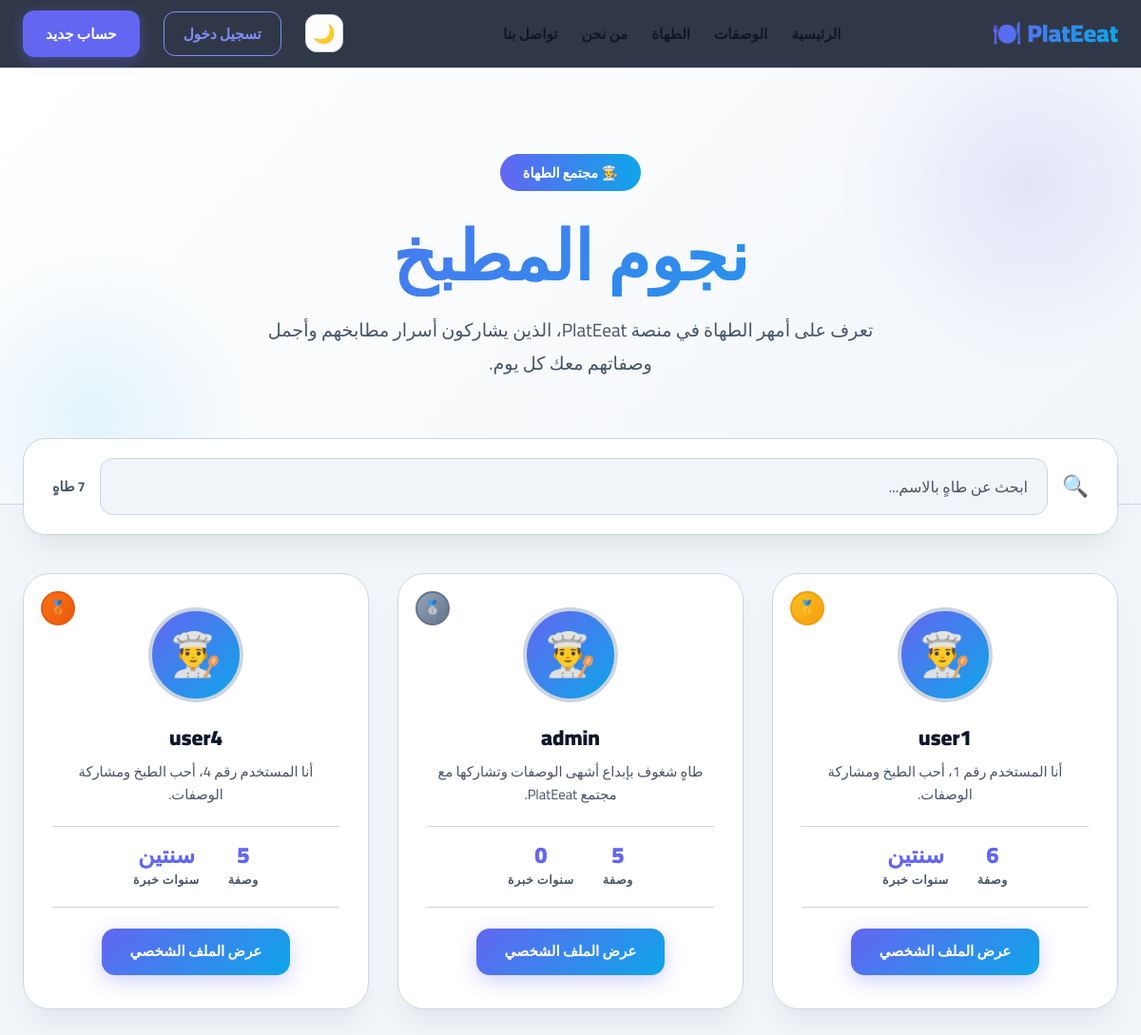
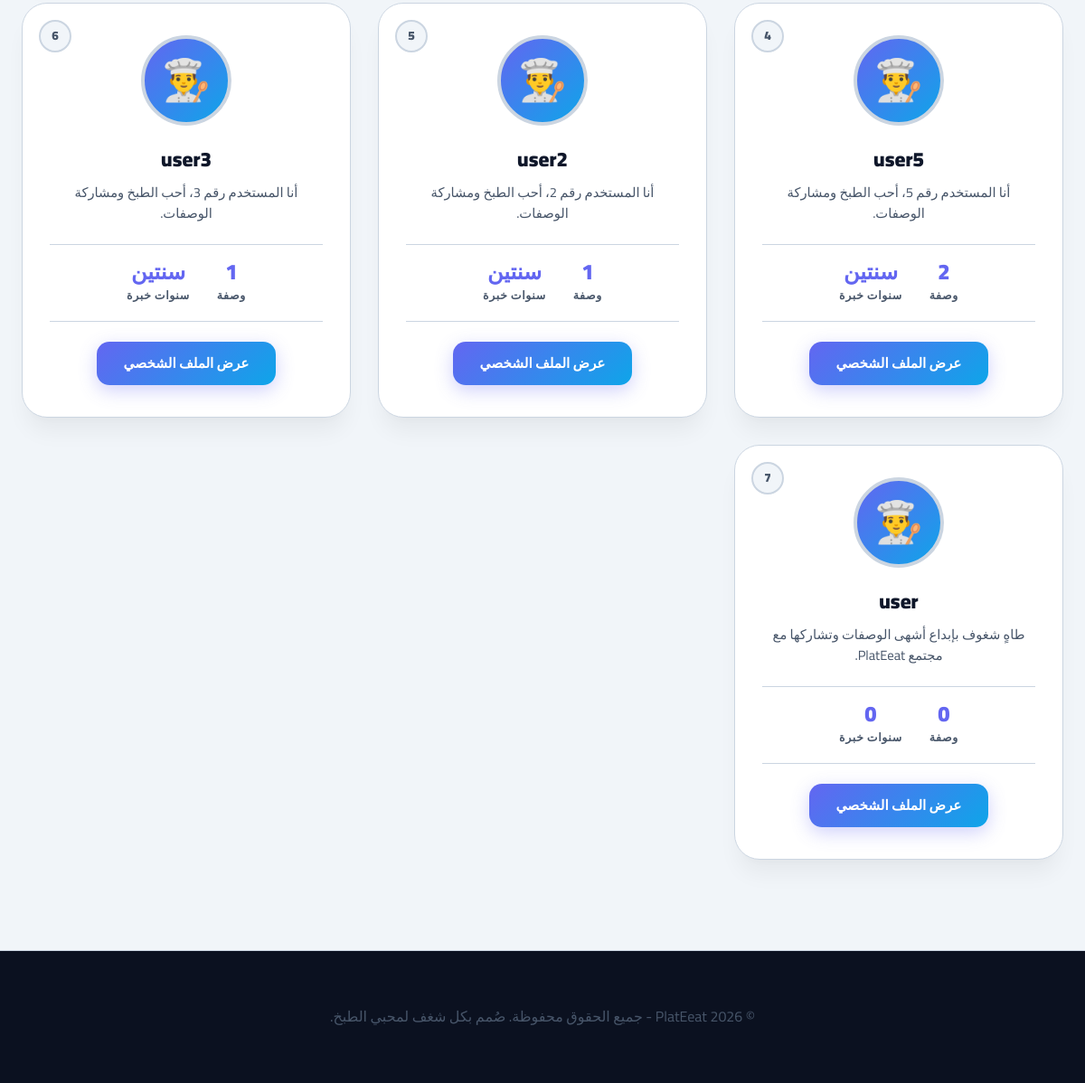
Page /accountes/chefs/ on the committed database (2 pictures, top to bottom).
### accountes/models.py (models this page shows, shortened)
class SoftDeleteMixin(models.Model):
    is_deleted = models.BooleanField(default=False)
    deleted_at = models.DateTimeField(null=True, blank=True)
    objects = SoftDeleteManager()
    all_objects = models.Manager()
    class Meta:
        abstract = True

class User(AbstractUser, SoftDeleteMixin):
    bio = models.TextField(blank=True)
    profile_picture = models.ImageField(upload_to='profile_pictures/', null=True, blank=True)
    facebook_link = models.URLField(blank=True)
    instagram_link = models.URLField(blank=True)
    twitter_link = models.URLField(blank=True)
    phone_number = models.CharField(max_length=20, blank=True)
    experience_years = models.CharField(max_length=50, blank=True, null=True, verbose_name="مدة الخبرة")
    objects = SoftDeleteUserManager()
    all_objects = UserManager()

### accountes/views.py (the view)
# urls.py: path('chefs/', views.chef_list, name='chef_list'),
def chef_list(request):
    chefs = User.objects.annotate(recipe_count=Count('recipes')).order_by('-recipe_count')
    return render(request, 'accountes/chefs.html', {'chefs': chefs})

### accountes/models.py (called while the page is built)
    def get_queryset(self):
        return super().get_queryset().filter(is_deleted=False)

    def get_queryset(self):
        return super().get_queryset().filter(is_deleted=False)

### templates/accountes/chefs.html (shortened to what this page needs)
{% extends 'baes.html' %}
{% block content %}
<div class="chefs-page">
    <div class="chefs-hero">
        <span class="hero-badge animate-up">👨‍🍳 مجتمع الطهاة</span>
        <h1 class="animate-up" style="animation-delay:0.1s;">نجوم المطبخ</h1>
        <p class="animate-up" style="animation-delay:0.2s;">
            تعرف على أمهر الطهاة في منصة PlatEeat، الذين يشاركون أسرار مطابخهم وأجمل وصفاتهم معك كل يوم.
        </p>
    </div>
    <div class="chefs-container animate-up" style="animation-delay:0.3s;">
        <div class="chefs-search-bar">
            <span style="font-size:1.4rem;">🔍</span>
            <input type="text" id="chefSearch" placeholder="ابحث عن طاهٍ بالاسم..." oninput="filterChefs()">
            <span style="color:var(--text-dim); font-size:0.9rem; font-weight:700; white-space:nowrap;">
                {{ chefs.count }} طاهٍ
            </span>
        </div>
        {% if chefs %}
        <div class="chefs-grid" id="chefsGrid">
            {% for chef in chefs %}
            <div class="chef-card" data-name="{{ chef.username|lower }} {{ chef.first_name|lower }} {{ chef.last_name|lower }}">
                <div class="rank-badge {% if forloop.counter == 1 %}gold{% elif forloop.counter == 2 %}silver{% elif forloop.counter == 3 %}bronze{% endif %}">
                    {% if forloop.counter <= 3 %}
                        {% if forloop.counter == 1 %}🥇{% elif forloop.counter == 2 %}🥈{% else %}🥉{% endif %}
                    {% else %}
                        {{ forloop.counter }}
                    {% endif %}
                </div>
                {% if chef.profile_picture %}
                    <img src="{{ chef.profile_picture.url }}" alt="{{ chef.username }}" class="chef-avatar">
                {% else %}
                    <div class="chef-avatar-placeholder">👨‍🍳</div>
                {% endif %}
                <span class="chef-name">{{ chef.get_full_name|default:chef.username }}</span>
                <p class="chef-bio">
                    {{ chef.bio|default:"طاهٍ شغوف بإبداع أشهى الوصفات وتشاركها مع مجتمع PlatEeat." }}
                </p>
                <div class="chef-stats">
                    <div class="chef-stat">
                        <span class="chef-stat-value">{{ chef.recipe_count }}</span>
                        <span class="chef-stat-label">وصفة</span>
                    </div>
                    <div class="chef-stat">
                        <span class="chef-stat-value">{{ chef.experience_years|default:"0" }}</span>
                        <span class="chef-stat-label">سنوات خبرة</span>
                    </div>
                </div>
                <a href="{% url 'user_profile' chef.username %}" class="chef-profile-btn">
                    عرض الملف الشخصي
                </a>
            </div>
            {% endfor %}
        </div>
        {% else %}
        <div class="empty-state">
            <span class="empty-icon">👨‍🍳</span>
            <h3>لا يوجد طهاة حتى الآن</h3>
            <p>كن أول من ينضم وينشر وصفاته!</p>
        </div>
        {% endif %}
    </div>
</div>
{% endblock %}

### templates/baes.html (style rules this page uses)
:root { --primary: #6366f1; --primary-hover: #818cf8; --secondary: #0ea5e9; --bg-main: #f1f5f9; --bg-card: #ffffff; --text-main: #0f172a; --text-dim: #475569; --border: #cbd5e1; --shadow: 0 20px 25px -5px rgba(0, 0, 0, 0.05), 0 10px 10px -5px rgba(0, 0, 0, 0.02); }
* { box-sizing: border-box; margin: 0; padding: 0; }
body { font-family: 'Cairo', sans-serif; background-color: var(--bg-main); color: var(--text-main); line-height: 1.6; overflow-x: hidden; font-weight: 400; }
h1, h2, h3, h4, h5, h6 { font-weight: 900; line-height: 1.2; color: var(--text-main); }
.animate-up { animation: fadeInUp 0.6s ease-out forwards; }

### rows in the picture
User: get_full_name "user1", bio "أنا المستخدم رقم 1، أحب الطبخ ومشاركة الوصفات.", recipe_count "6", experience_years "سنتين"
User: get_full_name "admin", bio "طاهٍ شغوف بإبداع أشهى الوصفات وتشاركها مع مجتمع PlatEeat.", recipe_count "5", experience_years "0"
User: get_full_name "user4", bio "أنا المستخدم رقم 4، أحب الطبخ ومشاركة الوصفات.", recipe_count "5", experience_years "سنتين"
User: get_full_name "user5", bio "أنا المستخدم رقم 5، أحب الطبخ ومشاركة الوصفات.", recipe_count "2", experience_years "سنتين"
User: get_full_name "user2", bio "أنا المستخدم رقم 2، أحب الطبخ ومشاركة الوصفات.", recipe_count "1", experience_years "سنتين"
User: get_full_name "user3", bio "أنا المستخدم رقم 3، أحب الطبخ ومشاركة الوصفات.", recipe_count "1", experience_years "سنتين"
User: get_full_name "user", bio "طاهٍ شغوف بإبداع أشهى الوصفات وتشاركها مع مجتمع PlatEeat.", recipe_count "0", experience_years "0"
